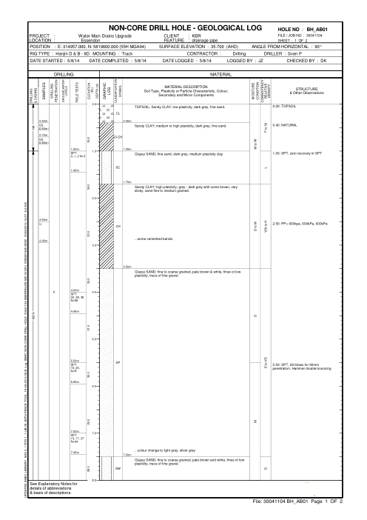
#> input picture presentation/bormisu/img/bg/p01.jpg, 367 x 520 px; its folder holds only this picture in this run
$ python -i anchor.py   (imports and definitions only)
#> lines starting #> are read from the running program, lines starting #| are printed output that depends on the picture; after the words box and inside, x2 and y2 are one past the last pixel; in counts of white or black regions, pixels touching at a corner belong together
"""Geometry anchoring: take depth *positions* away from the model.

The dominant error on photos and small scans is systematic: the text is right, the depth is one cell off,
because the model estimates where a boundary sits on the scale. Three deterministic pieces fix that:

  1. a labelled coordinate grid is drawn on every tile (horizontal lines every `step` px, labelled in a
     margin on both sides) — models read a label next to a line reliably, unlike raw pixel coordinates;
  2. the model reports, for each depth-scale tick, boundary and test row, the nearest grid label
     (`y_grid` fields in the tile schema); the y→depth mapping is then fitted in code from the ticks;
  3. horizontal ruling lines are detected on the tile with OpenCV and each boundary is snapped to the
     nearest detected line before its depth is computed.

Everything here is pure numpy/OpenCV/PIL and runs on-prem.
"""
from __future__ import annotations

import math
from dataclasses import dataclass
from pathlib import Path
from typing import Optional

import numpy as np

GRID_STEP = 100          # px between labelled grid lines on the tile
MARGIN = 54              # px of white margin added on each side for the labels


@dataclass
class ScaleFit:
    slope: float          # px per depth unit
    intercept: float      # y (px, tile frame incl. margin offset = 0) at depth 0
    r2: float
    n: int

    def depth_at(self, y: float) -> float:
        return (y - self.intercept) / self.slope

    def y_at(self, depth: float) -> float:
        return self.intercept + depth * self.slope


# ---------------------------------------------------------------------------
# grid overlay
# ---------------------------------------------------------------------------

# [23 lines left out: function draw_grid, not called in this run]


# ---------------------------------------------------------------------------
# ruling lines
# ---------------------------------------------------------------------------

def detect_hlines(img_path: Path, min_frac: float = 0.25, x_range: Optional[tuple[int, int]] = None) -> list[int]:
    """y positions (px) of dark horizontal lines spanning at least `min_frac` of the (sub)width.
    OpenCV morphology (adaptive threshold + horizontal opening); returns merged positions."""
#> called with min_frac = 0.25
    import cv2
    g = cv2.imread(str(img_path), cv2.IMREAD_GRAYSCALE)
#> g: shape (520, 367); min 0, max 255, mean 243.6
    if g is None:
        return []
    if x_range:
        g = g[:, max(0, x_range[0]):min(g.shape[1], x_range[1])]
    h, w = g.shape
#> h = 520; w = 367
    bw = cv2.adaptiveThreshold(g, 255, cv2.ADAPTIVE_THRESH_MEAN_C, cv2.THRESH_BINARY_INV, 15, 10)
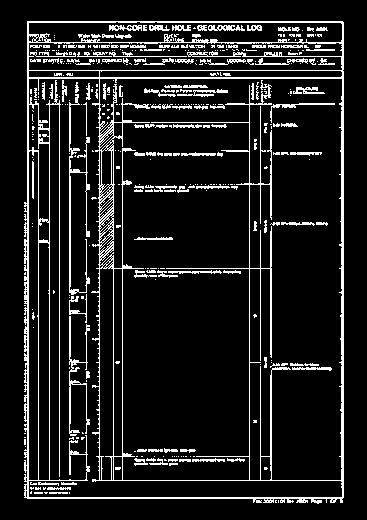
#> bw: shape (520, 367); 11.3% white in thin lines or dots, all inside (x1, y1, x2, y2) = (24, 21, 344, 504)
    k = cv2.getStructuringElement(cv2.MORPH_RECT, (max(20, int(w * min_frac * 0.5)), 1))
    m = cv2.morphologyEx(bw, cv2.MORPH_OPEN, k)
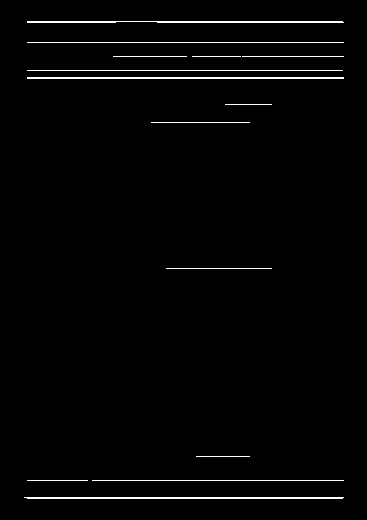
#> m: shape (520, 367); 1.7% white in thin lines or dots, all inside (x1, y1, x2, y2) = (24, 21, 344, 499)
    n, labels, stats, _ = cv2.connectedComponentsWithStats(m, connectivity=8)
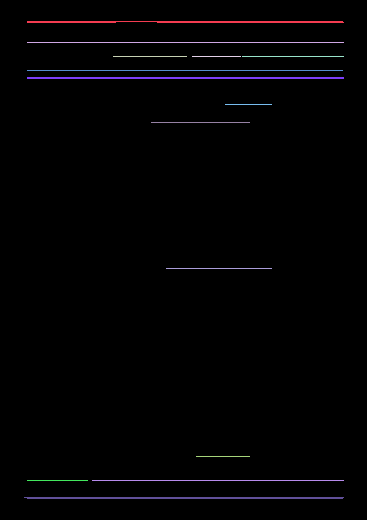
#> labels: shape (520, 367) int32; 15 distinct labels, from 0 to 14; one colour per label, 0 black
#> n = 15; stats = 15 rows, first 6: [0, 0, 367, 520, 187501], [27, 21, 317, 2, 592], [27, 42, 317, 1, 317], [113, 56, 74, 1, 74], [192, 56, 49, 1, 49], [242, 56, 102, 1, 102]
    ys: list[float] = []
    for i in range(1, n):
        x, y, cw, ch, area = stats[i]
        if cw >= w * min_frac and ch <= 6:
            ys.append(y + ch / 2)
#> this loop made 14 passes
#> (x, y, cw, ch, area) on passes 1 to 12: (27, 21, 317, 2, 592), (27, 42, 317, 1, 317), (113, 56, 74, 1, 74), (192, 56, 49, 1, 49), (242, 56, 102, 1, 102), (27, 70, 316, 1, 316), (27, 77, 317, 2, 634), (225, 104, 47, 1, 47), (151, 122, 99, 1, 99), (166, 268, 106, 1, 106), (196, 456, 54, 1, 54), (27, 480, 61, 1, 61)
#> after the loop, ys = [22, 42.5, 56.5, 70.5, 78, 122.5, 268.5, 480.5, 498]
    ys.sort()
    out: list[int] = []
    for y in ys:
        if out and y - out[-1] <= 4:
            continue
        out.append(int(round(y)))
#> this loop made 9 passes
#> y on passes 1 to 9: 22, 42.5, 56.5, 70.5, 78, 122.5, 268.5, 480.5, 498
#> after the loop, out = [22, 42, 56, 70, 78, 122, 268, 480, 498]
    return out


# [129 lines left out: functions snap, fit_scale, unanchor, anchor_tile, not called in this run]

>>> result = detect_hlines('../../../presentation/bormisu/img/bg/p01.jpg')
#> result = [22, 42, 56, 70, 78, 122, 268, 480, 498]

$ run again, on presentation/bormisu/img/bg/p03.jpg
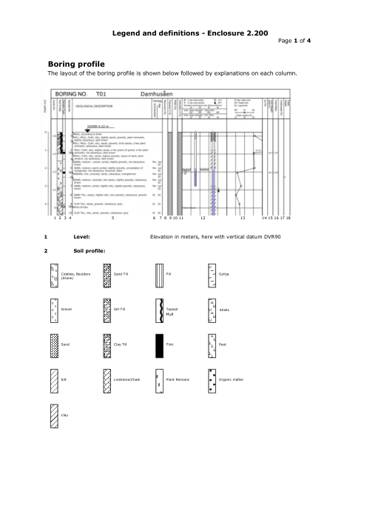
#> input picture presentation/bormisu/img/bg/p03.jpg, 367 x 520 px
#> in detect_hlines, `bw = cv2.adaptiveThreshold(g, 255, cv2.ADAPTIVE_THRESH_MEAN_C, cv2.THR..`:
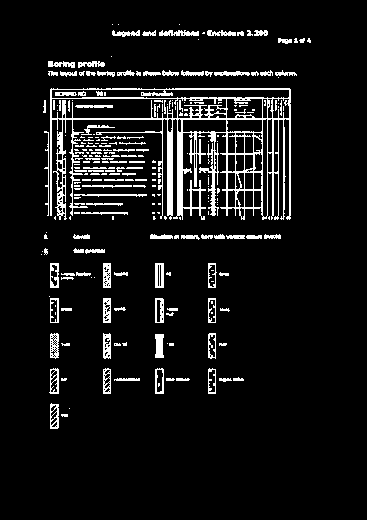
#> bw: shape (520, 367); 8.1% white in thin lines or dots, all inside (x1, y1, x2, y2) = (41, 24, 311, 429)
#> in detect_hlines, `m = cv2.morphologyEx(bw, cv2.MORPH_OPEN, k)`:
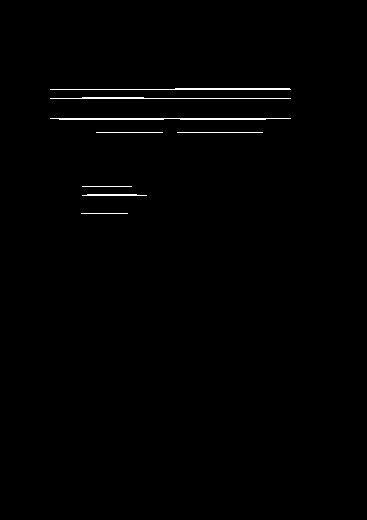
#> m: shape (520, 367); 0.76% white in thin lines or dots, all inside (x1, y1, x2, y2) = (50, 88, 291, 214)
#> labels: shape (520, 367) int32; 9 distinct labels, from 0 to 8
#> n = 9; stats = [[0, 0, 367, 520, 189384], [50, 88, 241, 2, 356], [50, 97, 241, 2, 303], [50, 118, 241, 2, 432], [96, 132, 67, 1, 67], [177, 132, 86, 1, 86], [82, 186, 50, 1, 50], [82, 194, 65, 2, 115], [81, 213, 47, 1, 47]]
#> the loop in detect_hlines, `for i in range(1, n):` made 8 passes
#> after the loop in detect_hlines, `for i in range(1, n):`: ys = [89, 98, 119]
#> the loop in detect_hlines, `for y in ys:` made 3 passes
#> y on passes 1 to 3: 89, 98, 119

$ run again, on presentation/bormisu/img/bg/p04.jpg
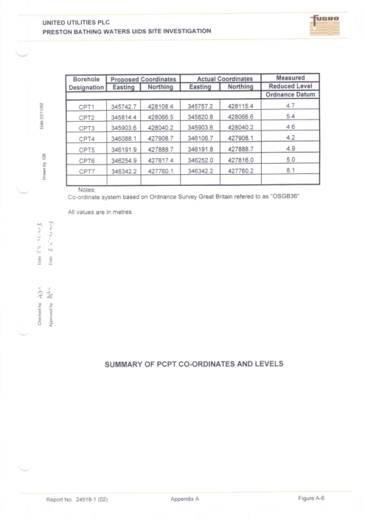
#> input picture presentation/bormisu/img/bg/p04.jpg, 365 x 520 px
#> in detect_hlines, `bw = cv2.adaptiveThreshold(g, 255, cv2.ADAPTIVE_THRESH_MEAN_C, cv2.THR..`:
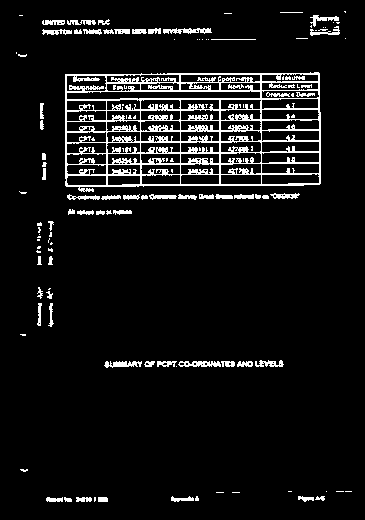
#> bw: shape (520, 365); 7.5% white in thin lines or dots, all inside (x1, y1, x2, y2) = (16, 11, 352, 502)
#> m: shape (520, 365); 2.3% white in thin lines or dots, all inside (x1, y1, x2, y2) = (65, 39, 321, 187)
#> in detect_hlines, `n, labels, stats, _ = cv2.connectedComponentsWithStats(m, connectivity..`:
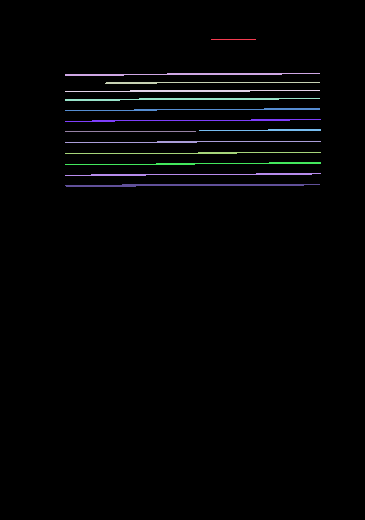
#> labels: shape (520, 365) int32; 15 distinct labels, from 0 to 14; one colour per label, 0 black
#> n = 15; stats = 15 rows, first 6: [0, 0, 365, 520, 185465], [211, 39, 45, 1, 45], [65, 73, 255, 3, 429], [105, 82, 215, 2, 266], [65, 90, 255, 2, 375], [65, 98, 255, 3, 450]
#> the loop in detect_hlines, `for i in range(1, n):` made 14 passes
#> (x, y, cw, ch, area) on passes 1 to 8: (211, 39, 45, 1, 45), (65, 73, 255, 3, 429), (105, 82, 215, 2, 266), (65, 90, 255, 2, 375), (65, 98, 255, 3, 450), (65, 108, 255, 3, 334), (65, 119, 256, 3, 318), (199, 129, 122, 2, 175)
#> after the loop in detect_hlines, `for i in range(1, n):`: ys = [74.5, 83, 91, 99.5, 109.5, 120.5, 130, 131.5, 142, 153, 163.5, 174.5, 185.5]
#> the loop in detect_hlines, `for y in ys:` made 13 passes
#> y on passes 1 to 8: 74.5, 83, 91, 99.5, 109.5, 120.5, 130, 131.5
#> after the loop in detect_hlines, `for y in ys:`: out = [74, 83, 91, 100, 110, 120, 130, 142, 153, 164, 174, 186]
#> result has the same summary as out in detect_hlines
